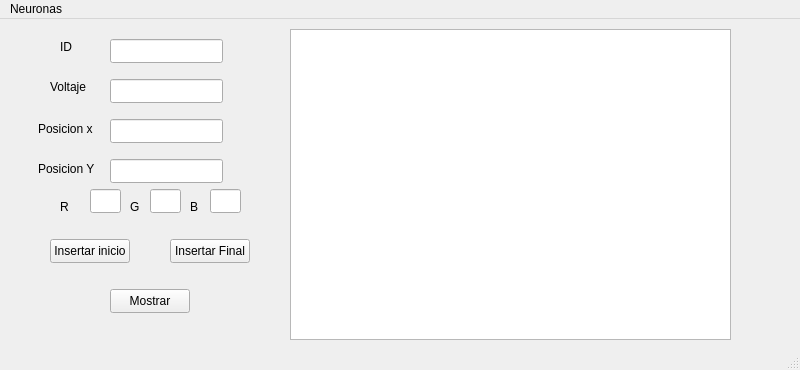
<?xml version="1.0" encoding="UTF-8"?>
<ui version="4.0">
 <class>MainWindow</class>
 <widget class="QMainWindow" name="MainWindow">
  <property name="geometry">
   <rect>
    <x>0</x>
    <y>0</y>
    <width>800</width>
    <height>370</height>
   </rect>
  </property>
  <property name="windowTitle">
   <string>MainWindow</string>
  </property>
  <widget class="QWidget" name="centralwidget">
   <widget class="QPushButton" name="pushButton">
    <property name="geometry">
     <rect>
      <x>50</x>
      <y>220</y>
      <width>80</width>
      <height>24</height>
     </rect>
    </property>
    <property name="text">
     <string>Insertar inicio</string>
    </property>
   </widget>
   <widget class="QPushButton" name="pushButton_2">
    <property name="geometry">
     <rect>
      <x>170</x>
      <y>220</y>
      <width>80</width>
      <height>24</height>
     </rect>
    </property>
    <property name="text">
     <string>Insertar Final</string>
    </property>
   </widget>
   <widget class="QPushButton" name="pushButton_3">
    <property name="geometry">
     <rect>
      <x>110</x>
      <y>270</y>
      <width>80</width>
      <height>24</height>
     </rect>
    </property>
    <property name="text">
     <string>Mostrar</string>
    </property>
   </widget>
   <widget class="QLineEdit" name="lineEdit">
    <property name="geometry">
     <rect>
      <x>110</x>
      <y>20</y>
      <width>113</width>
      <height>24</height>
     </rect>
    </property>
   </widget>
   <widget class="QLineEdit" name="lineEdit_2">
    <property name="geometry">
     <rect>
      <x>110</x>
      <y>60</y>
      <width>113</width>
      <height>24</height>
     </rect>
    </property>
   </widget>
   <widget class="QLineEdit" name="lineEdit_3">
    <property name="geometry">
     <rect>
      <x>110</x>
      <y>100</y>
      <width>113</width>
      <height>24</height>
     </rect>
    </property>
   </widget>
   <widget class="QLineEdit" name="lineEdit_4">
    <property name="geometry">
     <rect>
      <x>110</x>
      <y>140</y>
      <width>113</width>
      <height>24</height>
     </rect>
    </property>
   </widget>
   <widget class="QLineEdit" name="lineEdit_5">
    <property name="geometry">
     <rect>
      <x>150</x>
      <y>170</y>
      <width>31</width>
      <height>24</height>
     </rect>
    </property>
   </widget>
   <widget class="QLineEdit" name="lineEdit_6">
    <property name="geometry">
     <rect>
      <x>90</x>
      <y>170</y>
      <width>31</width>
      <height>24</height>
     </rect>
    </property>
   </widget>
   <widget class="QLineEdit" name="lineEdit_7">
    <property name="geometry">
     <rect>
      <x>210</x>
      <y>170</y>
      <width>31</width>
      <height>24</height>
     </rect>
    </property>
   </widget>
   <widget class="QLabel" name="label">
    <property name="geometry">
     <rect>
      <x>60</x>
      <y>20</y>
      <width>49</width>
      <height>16</height>
     </rect>
    </property>
    <property name="text">
     <string>ID</string>
    </property>
   </widget>
   <widget class="QLabel" name="label_2">
    <property name="geometry">
     <rect>
      <x>50</x>
      <y>60</y>
      <width>49</width>
      <height>16</height>
     </rect>
    </property>
    <property name="text">
     <string>Voltaje</string>
    </property>
   </widget>
   <widget class="QLabel" name="label_3">
    <property name="geometry">
     <rect>
      <x>38</x>
      <y>100</y>
      <width>61</width>
      <height>20</height>
     </rect>
    </property>
    <property name="text">
     <string>Posicion x</string>
    </property>
   </widget>
   <widget class="QLabel" name="label_4">
    <property name="geometry">
     <rect>
      <x>38</x>
      <y>140</y>
      <width>61</width>
      <height>20</height>
     </rect>
    </property>
    <property name="text">
     <string>Posicion Y</string>
    </property>
   </widget>
   <widget class="QLabel" name="label_5">
    <property name="geometry">
     <rect>
      <x>60</x>
      <y>180</y>
      <width>49</width>
      <height>16</height>
     </rect>
    </property>
    <property name="text">
     <string>R</string>
    </property>
   </widget>
   <widget class="QLabel" name="label_6">
    <property name="geometry">
     <rect>
      <x>130</x>
      <y>180</y>
      <width>49</width>
      <height>16</height>
     </rect>
    </property>
    <property name="text">
     <string>G</string>
    </property>
   </widget>
   <widget class="QLabel" name="label_7">
    <property name="geometry">
     <rect>
      <x>190</x>
      <y>180</y>
      <width>49</width>
      <height>16</height>
     </rect>
    </property>
    <property name="text">
     <string>B</string>
    </property>
   </widget>
   <widget class="QPlainTextEdit" name="plainTextEdit">
    <property name="geometry">
     <rect>
      <x>290</x>
      <y>10</y>
      <width>441</width>
      <height>311</height>
     </rect>
    </property>
   </widget>
  </widget>
  <widget class="QMenuBar" name="menubar">
   <property name="geometry">
    <rect>
     <x>0</x>
     <y>0</y>
     <width>800</width>
     <height>21</height>
    </rect>
   </property>
   <widget class="QMenu" name="menuNeuronas">
    <property name="title">
     <string>Neuronas</string>
    </property>
   </widget>
   <addaction name="menuNeuronas"/>
  </widget>
  <widget class="QStatusBar" name="statusbar"/>
 </widget>
 <resources/>
 <connections/>
</ui>
